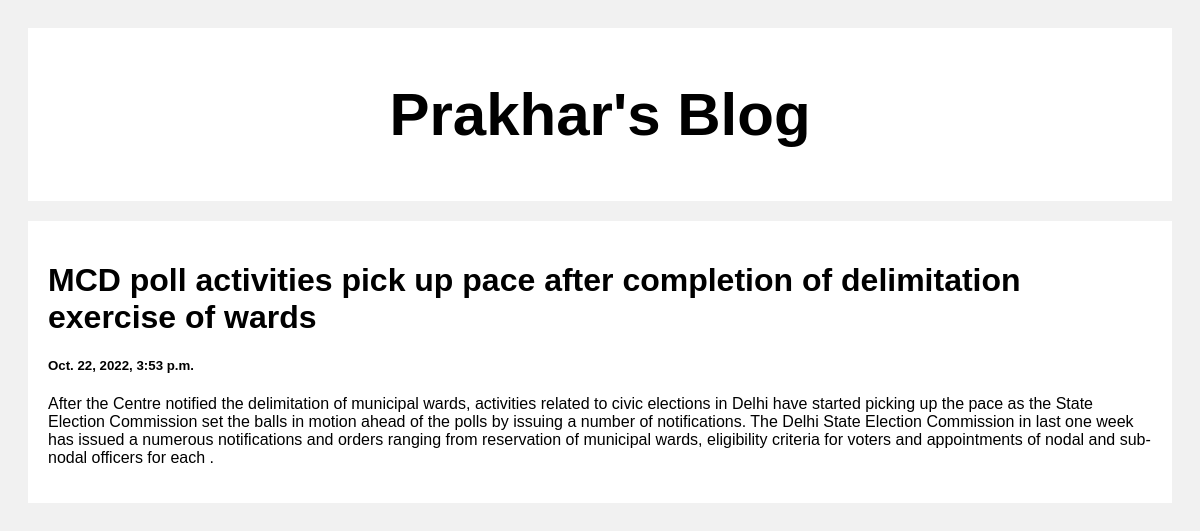
Screenshot of /post/2 with the database file from the repository.
### posts/models.py (models this page shows)
class Post(models.Model):
    title= models.CharField(max_length=100)
    body = models.CharField(max_length=1000000)
    created_at = models.DateTimeField(default=datetime.now, blank=True)

### posts/views.py (the view)
# urls.py: path("post/<str:pk>", views.post, name="post")
def post(request, pk):
    posts = Post.objects.get(id=pk)
    content = {
        "posts": posts
    }
    return render(request, "posts.html", content)

### templates/posts.html (shortened to what this page needs)
<!DOCTYPE html>
<html>
<head>
</head>
<body>
<div class="header">
  <h2>Prakhar's Blog</h2>
</div>
<div class="row">
  <div class="leftcolumn">
    <div class="card">
        <h1>{{posts.title}}</h1>
        <h5>{{posts.created_at}}</h5>
        <p>{{posts.body}}</p>
    </div>
  </div>
</div>
</body>
</html>

### templates/posts.html (style rules this page uses)
* { box-sizing: border-box; }
body { font-family: Arial; padding: 20px; background: #f1f1f1; }
.header { padding: 2px; font-size: 40px; text-align: center; background: white; }
.leftcolumn { float: left; width: 100%; }
.card { background-color: white; padding: 20px; margin-top: 20px; }
.row:after { content: ""; display: table; clear: both; }

### rows the page displays
Post: title "MCD poll activities pick up pace after completion of delimitation exercise of wards", created_at "Oct. 22, 2022, 3:53 p.m.", body "After the Centre notified the delimitation of municipal wards, activities related to civic elections in Delhi have started picking up the pace as the State Election Commission set the balls in motion ahead of the polls by issuing a number of notifications. The Delhi State Election Commission in last one week has issued a numerous notifications and orders ranging from reservation of municipal wards, eligibility criteria for voters and appointments of nodal and sub-nodal officers for each ."
